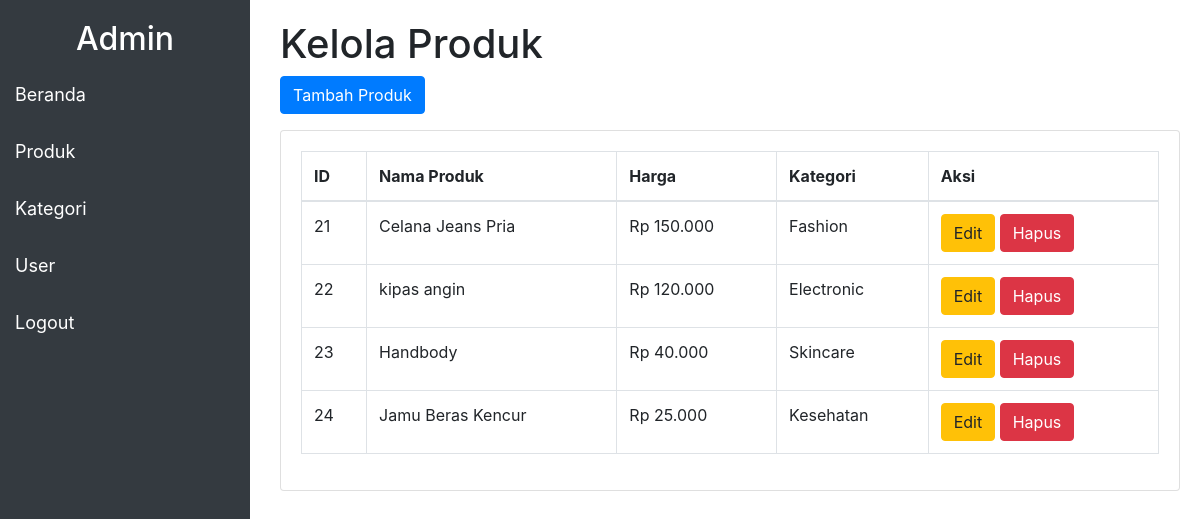
The page /produk.php (signed in) on the database its author committed.
### tables this page shows
CREATE TABLE `products` (
  `id` int(11) NOT NULL,
  `nama_produk` varchar(100) NOT NULL,
  `harga` decimal(10,2) NOT NULL,
  `id_kategori` int(11) DEFAULT NULL
);

CREATE TABLE `categories` (
  `id` int(11) NOT NULL,
  `kategori` varchar(100) NOT NULL
);

### produk.php (the view, shortened to what this page needs)
<?php
include("config.php");
$result = mysqli_query($conn, "SELECT products.*, categories.kategori FROM products JOIN categories ON products.id_kategori = categories.id");
?>
<!DOCTYPE html>
<html lang="en">
<head>
    <link rel="stylesheet" href="https://stackpath.bootstrapcdn.com/bootstrap/4.5.2/css/bootstrap.min.css">
</head>
<body>
    <div class="sidebar">
        <h2 class="text-white text-center">Admin</h2>
        <a href="admin.php">Beranda</a>
        <a href="produk.php">Produk</a>
        <a href="kategori.php">Kategori</a>
        <a href="users.php">User</a>
        <a href="logout.php">Logout</a>
    </div>
    <div class="main">
        <h1>Kelola Produk</h1>
        <a href="tambah_produk.php" class="btn btn-primary mb-3">Tambah Produk</a>
        <div class="card">
            <div class="card-body">
                <table class="table table-bordered">
                    <thead>
                        <tr>
                            <th>ID</th>
                            <th>Nama Produk</th>
                            <th>Harga</th>
                            <th>Kategori</th>
                            <th>Aksi</th>
                        </tr>
                    </thead>
                    <tbody>
                        <?php
                        while ($row = mysqli_fetch_assoc($result)) {
                            echo "<tr>";
                            echo "<td>" . htmlspecialchars($row['id']) . "</td>";
                            echo "<td>" . htmlspecialchars($row['nama_produk']) . "</td>";
                            echo "<td>Rp " . number_format($row['harga'], 0, ',', '.') . "</td>";
                            echo "<td>" . htmlspecialchars($row['kategori']) . "</td>";
                            echo "<td><a href='edit_produk.php?id=" . $row['id'] . "' class='btn btn-warning'>Edit</a> <a href='hapus_produk.php?id=" . $row['id'] . "' class='btn btn-danger'>Hapus</a></td>";
                            echo "</tr>";
                        }
                        ?>
                    </tbody>
                </table>
            </div>
        </div>
    </div>
</body>
</html>

### produk.php (style rules this page uses)
.sidebar { height: 100%; width: 250px; position: fixed; top: 0; left: 0; background-color: #343a40; padding-top: 20px; }
.sidebar a { padding: 15px; text-decoration: none; font-size: 18px; color: white; display: block; }
.main { margin-left: 260px; padding: 20px; }

### rows shown on the page
products: id "21", nama_produk "Celana Jeans Pria", harga "150.000", id_kategori.kategori "Fashion"
products: id "22", nama_produk "kipas angin", harga "120.000", id_kategori.kategori "Electronic"
products: id "23", nama_produk "Handbody", harga "40.000", id_kategori.kategori "Skincare"
products: id "24", nama_produk "Jamu Beras Kencur", harga "25.000", id_kategori.kategori "Kesehatan"
